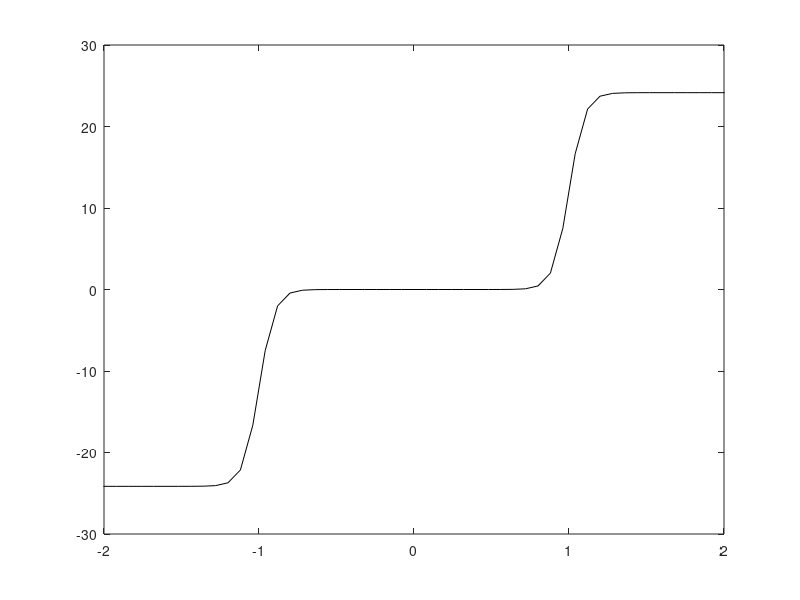
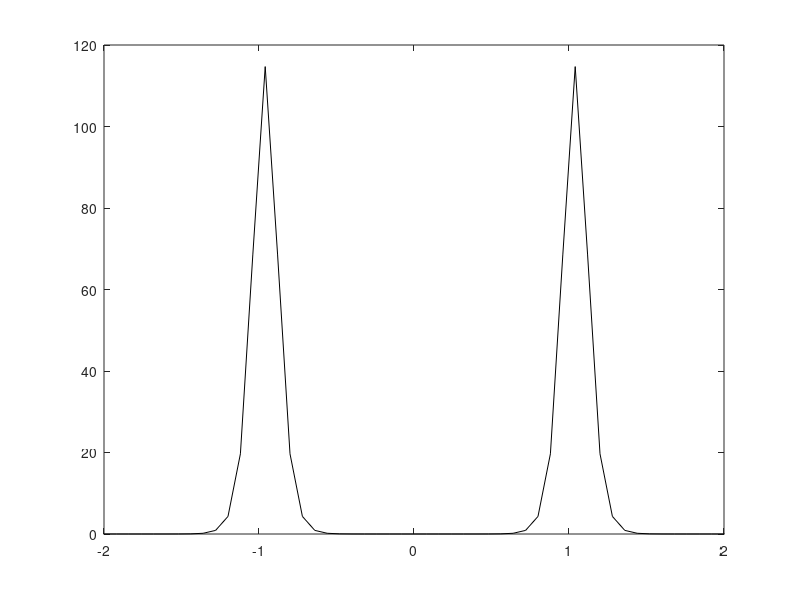
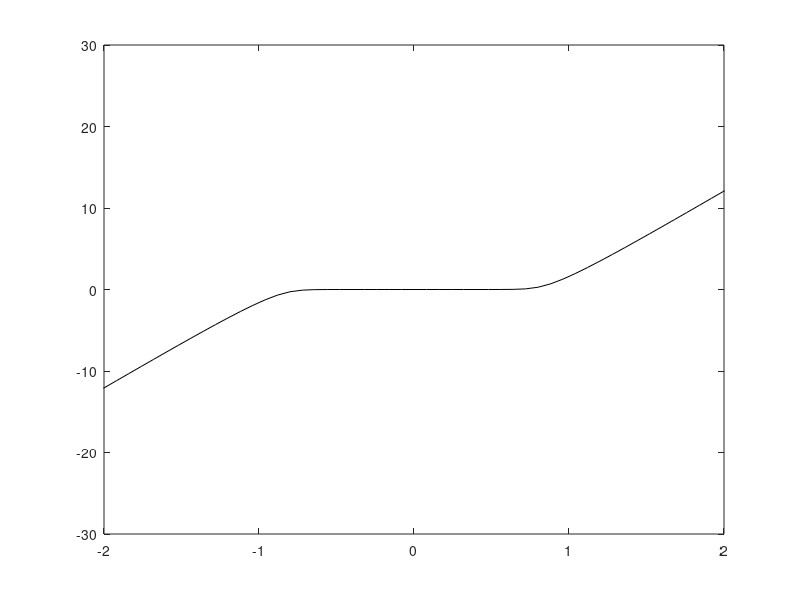
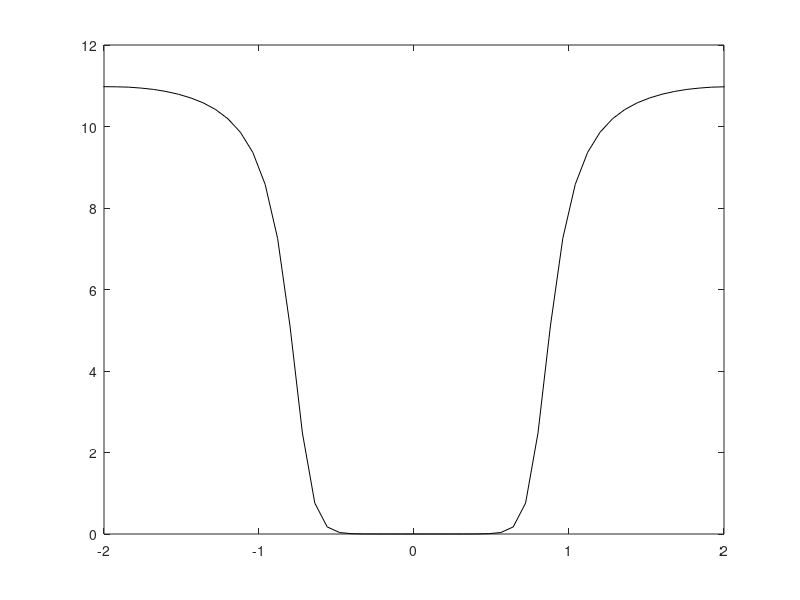

Reproduce these figures in MATLAB, in order. (Note: this script raises an error after producing the figures.)
E0 = -5.5; 
Ef = -5;
gam1 = 0.1 ; 
gam2 = 0.1;
U = 0 ; %Constants (all MKS, except energy which is in eV) 
hbar = 1.06e-34;q = 1.6e-19;IE = (2*q*q)/hbar;
kT = .025; % Bias (calculate 101 voltage points in [-4 4] range) 
nV = 101;VV = linspace(-4,4,nV);dV = VV(2)-VV(1); N0 = 2/ (1 + exp((E0-Ef)/kT) ) ; 
for iV = 1:nV% Voltage loop 
    UU = 0;dU = 1;

    V = VV(iV);mu1 = Ef-(V/2);mu2 = Ef+(V/2); 

    while dU>1e-6%SCF 
        E = E0+UU;

        f1 = 1/(1+exp((E-mu1)/kT));f2 = 1/(1+exp((E-mu2)/kT)); NN = 2* ( (gam1*f1) + (gam2*f2))/(gam1 + gam2) ; % Charge 
        Uold = UU;UU = Uold+(.05*((U*(NN-N0))-Uold)); dU = abs (UU-Uold) ; [V UU dU] ;

    end

    curr = IE*gam1*gam2 *(f2-f1)/(gam1+gam2) ; 
    II(iV) = curr ;
    N(iV) = NN; 
end

[V NN] ;
voltU0 = figure;
G = diff(II)/dV;GG = [G(1) G] ; % Conductance 
voltU0plot = plot(VV,II*10^6,'k');% Plot I-V
xlim([-2 2])
condU0 = figure;
condU0plot = plot(VV,GG*10^6, 'k');
xlim([-2 2])

%%


U = 1 ; %Constants (all MKS, except energy which is in eV) 
hbar = 1.06e-34;q = 1.6e-19;IE = (2*q*q)/hbar;
kT = .025; % Bias (calculate 101 voltage points in [-4 4] range) 
nV = 101;VV = linspace(-4,4,nV);dV = VV(2)-VV(1); N0 = 2/ (1 + exp((E0-Ef)/kT) ) ; 
for iV = 1:nV% Voltage loop 
    UU = 0;dU = 1;

    V = VV(iV);mu1 = Ef-(V/2);mu2 = Ef+(V/2); 

    while dU>1e-6%SCF 
        E = E0+UU;

        f1 = 1/(1+exp((E-mu1)/kT));f2 = 1/(1+exp((E-mu2)/kT)); NN = 2* ( (gam1*f1) + (gam2*f2))/(gam1 + gam2) ; % Charge 
        Uold = UU;UU = Uold+(.05*((U*(NN-N0))-Uold)); dU = abs (UU-Uold) ; [V UU dU] ;

    end

    curr = IE*gam1*gam2 *(f2-f1)/(gam1+gam2) ; 
    II(iV) = curr ;
    N(iV) = NN; 
end

[V NN] ;
voltU1 = figure;
G = diff(II)/dV;GG = [G(1) G] ; % Conductance 
voltU1plot = plot(VV,II*10^6,'k');% Plot I-V
xlim([-2 2])

condU1 = figure;
condU1plot = plot(VV,GG*10^6, 'k');
xlim([-2 2])
%%
[VV, II, GG] = q9plzwork(0);

[VV2, II2, GG2] = q9plzwork(1);

voltVScurrent = figure;
plot(VV,II*10^6,'G', VV2,II2*10^6,'r')
ylabel('Current(\mu A)')
xlabel('Voltage (V)')
title('Voltage vs Current')
legend('U = 0', 'U = 1')
xlim([-2 2])
voltVSconductance = figure;
voltPlot = plot(VV,GG*10^6,'G',VV2,GG2*10^6, 'r');
ylabel('dI/dV (\mu A/V)')
xlabel('Voltage (V)')
title('Voltage vs Conductance')
legend('U = 0', 'U = 1')
xlim([-2 2])
Ef1 = -2.5; Ef2 = -3.5; Ef3 = -5; 
[VV3, II3, GG3] = q10luckyNo2(Ef1);
[VV4, II4, GG4] = q10luckyNo2(Ef2);
[VV5, II5, GG5] = q10luckyNo2(Ef3);
voltVSconductance = figure;
voltPlot = plot(VV3,II3*10^6,'G',VV4,II4*10^6, 'r', VV5,II5*10^6,'k');
%%

import mlreportgen.report.*                                                 %Import Report API and DOM API packages
import mlreportgen.dom.*

disp("Generating Project 3 Report...")

doctype = "docx";                                                           %Specify document type for report
rpt = Report("HW3 Report",doctype);                                %Create Report container
rpt.Layout.PageNumberFormat = "i";

tp = TitlePage;                                                             %Create title page reporter
tp.Title = "HW3 Report";                             %Specify title
tp.Author= "Eddie, Summer, Ani";

add(rpt,tp)                                                                 %Add title page to the report    


p = Paragraph("hello world");
append(rpt,p);
    
fig1 = Figure(voltVScurrent);                                %Formating image for report
fig1.Scaling = 'custom';
fig1.SnapshotFormat = 'svg';
img = Image(getSnapshotImage(fig1, rpt));
img.Height = "4in";
img.Width = "4.5in";
append(rpt,img);

fig1 = Figure(voltVSconductance);                                %Formating image for report
fig1.Scaling = 'custom';
fig1.SnapshotFormat = 'svg';
img = Image(getSnapshotImage(fig1, rpt));
img.Height = "4in";
img.Width = "4.5in";
append(rpt,img);


close(rpt)                                                          %Close the report
% docview("Project3_Hackett_Report.docx",...
%     "updatefields","showdocxaspdf","closeapp")                      % View the report and convert to PDF
% rptview(rpt)                                                      % Another way to view the report
disp("DONE.")
%%
function [VV, II, GG] = q9plzwork(U)
    E0 = -5.5; 
    Ef = -5;
    gam1 = 0.1 ; 
    gam2 = 0.1;
%     U = 0 ; %Constants (all MKS, except energy which is in eV) 
    hbar = 1.06e-34;q = 1.6e-19;IE = (2*q*q)/hbar;
    kT = .025; % Bias (calculate 101 voltage points in [-4 4] range) 
    nV = 101;VV = linspace(-4,4,nV);dV = VV(2)-VV(1); N0 = 2/ (1 + exp((E0-Ef)/kT) ) ; 
    for iV = 1:nV% Voltage loop 
        UU = 0;dU = 1;
    
        V = VV(iV);mu1 = Ef-(V/2);mu2 = Ef+(V/2); 
    
        while dU>1e-6%SCF 
            E = E0+UU;
    
            f1 = 1/(1+exp((E-mu1)/kT));f2 = 1/(1+exp((E-mu2)/kT)); NN = 2* ( (gam1*f1) + (gam2*f2))/(gam1 + gam2) ; % Charge 
            Uold = UU;
            UU = Uold+(.05*((U*(NN-N0))-Uold)); 
            dU = abs (UU-Uold) ; [V UU dU] ;
    
        end
    
        curr = IE*gam1*gam2 *(f2-f1)/(gam1+gam2) ; 
        II(iV) = curr ;
        N(iV) = NN; 
    end
    
    [V NN] ;
%     voltU0 = figure;
    G = diff(II)/dV;GG = [G(1) G] ; % Conductance 
%     voltU0plot = plot(VV,II*10^6,'k');% Plot I-V
end

function [VV, II, GG] = q10luckyNo2(Ef)

%     Ef = -5;
    n = 0.5;
    E0 = -1.5; %[-5.5 -1.5];
    gam1 = 0.1; %[.2 ,2];
    gam2 = 0.1; %[.2 .2];
    
    U = 1*[1 1;1 1];
    
    % Constants (all MKS, except energy which is in eV) 
    hbar = 1.06e-34;
    q = 1.6e-19;
    IE = (2*q*q)/hbar;
    kT = .025; 
    n0 = 2./1 + exp((E0-Ef)./kT);
    
    nV = 101; VV = linspace (-6 , 6 , nV) ; 
    dV = VV(2)-VV(1) ;
    Usc = 0; 
    
    for iV = 1:nV 
        dU = 1;
        UU = 0;
    
        V = VV (iV) ; mu1 = Ef+(V/2);mu2 = Ef-(V/2); 
        while dU>1e-6
            E = E0+UU;
            f1 = 1./(1 + exp( (E-mu1) ./kT) );
            f2 = 1./(1 + exp( (E-mu2)./kT) ) ;
        
            Uold = Usc;
        
            Usc = Uold+(.1*(( (n-n0)*U')-Uold) ) ;
            
%             UU = Uold+(.05*((U*(n-n0))-Uold)); 
            dU = abs(Usc-Uold) ; %[V UU dU] ;
        end
        curr = IE*gam1*gam2 *(f2-f1)/(gam1+gam2) ; 
        II(iV) = curr ;
%         N(iV) = NN; 
    
    
%     h = plot(VV,II) ; % Plot I-V
    end
    G = diff (II)/dV;
    GG = [G(1) G] ; 

end